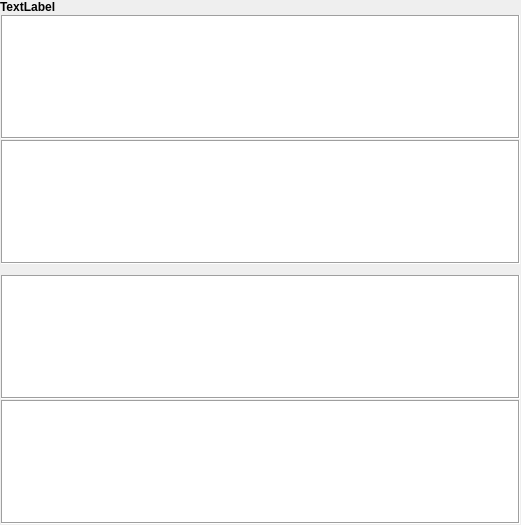
<?xml version="1.0" encoding="UTF-8"?>
<ui version="4.0">
 <class>ctkWorkflowGroupBox</class>
 <widget class="QWidget" name="ctkWorkflowGroupBox">
  <property name="geometry">
   <rect>
    <x>0</x>
    <y>0</y>
    <width>521</width>
    <height>525</height>
   </rect>
  </property>
  <property name="sizePolicy">
   <sizepolicy hsizetype="Expanding" vsizetype="Expanding">
    <horstretch>0</horstretch>
    <verstretch>0</verstretch>
   </sizepolicy>
  </property>
  <property name="windowTitle">
   <string>Workflow</string>
  </property>
  <layout class="QVBoxLayout" name="verticalLayout">
      <property name="spacing">
       <number>0</number>
      </property>
      <property name="margin">
       <number>0</number>
      </property>
      <item>
    <widget class="QLabel" name="TitleLabel">
     <property name="font">
      <font>
       <weight>75</weight>
       <bold>true</bold>
      </font>
     </property>
     <property name="text">
      <string>TextLabel</string>
     </property>
    </widget>
   </item>
   <item>
       <widget class="QScrollArea" name="ScrollArea">
     <property name="frameShape">
      <enum>QFrame::NoFrame</enum>
     </property>
     <property name="frameShadow">
      <enum>QFrame::Plain</enum>
     </property>
     <property name="lineWidth">
      <number>0</number>
     </property>
        <property name="horizontalScrollBarPolicy">
         <enum>Qt::ScrollBarAlwaysOff</enum>
        </property>
        <property name="widgetResizable">
         <bool>true</bool>
        </property>
        <widget class="QWidget" name="ScrollAreaWidgetContents">
         <property name="geometry">
          <rect>
           <x>0</x>
           <y>0</y>
           <width>519</width>
           <height>489</height>
          </rect>
         </property>
         <layout class="QVBoxLayout" name="verticalLayout_5">
          <property name="spacing">
           <number>0</number>
          </property>
          <property name="margin">
           <number>0</number>
          </property>
          <item>
           <widget class="QWidget" name="Widget_2" native="true">
            <layout class="QVBoxLayout" name="verticalLayout_4">
             <property name="spacing">
              <number>1</number>
             </property>
             <property name="margin">
              <number>1</number>
             </property>
             <item>
              <widget class="ctkFittedTextBrowser" name="SubTitleTextBrowser">
               <property name="font">
                <font>
                 <weight>50</weight>
                 <italic>false</italic>
                 <bold>false</bold>
                </font>
               </property>
               <property name="frameShape">
                <enum>QFrame::Box</enum>
               </property>
               <property name="documentTitle">
                <string/>
               </property>
              </widget>
             </item>
             <item>
              <widget class="ctkFittedTextBrowser" name="PreTextBrowser">
               <property name="sizePolicy">
                <sizepolicy hsizetype="Ignored" vsizetype="Maximum">
                 <horstretch>0</horstretch>
                 <verstretch>0</verstretch>
                </sizepolicy>
               </property>
               <property name="frameShape">
                <enum>QFrame::Box</enum>
               </property>
              </widget>
             </item>
             <item>
              <widget class="QWidget" name="widget" native="true">
               <property name="sizePolicy">
                <sizepolicy hsizetype="Expanding" vsizetype="Expanding">
                 <horstretch>0</horstretch>
                 <verstretch>0</verstretch>
                </sizepolicy>
               </property>
               <layout class="QVBoxLayout" name="verticalLayout_6">
                <property name="leftMargin">
                 <number>0</number>
                </property>
                <property name="topMargin">
                 <number>0</number>
                </property>
                <property name="rightMargin">
                 <number>0</number>
                </property>
                <item>
                 <layout class="QVBoxLayout" name="ClientAreaLayout">
                  <property name="margin">
                   <number>0</number>
                  </property>
                 </layout>
                </item>
               </layout>
              </widget>
             </item>
             <item>
              <widget class="ctkFittedTextBrowser" name="PostTextBrowser">
               <property name="frameShape">
                <enum>QFrame::Box</enum>
               </property>
              </widget>
             </item>
             <item>
              <widget class="ctkFittedTextBrowser" name="ErrorTextBrowser">
               <property name="frameShape">
                <enum>QFrame::Box</enum>
               </property>
              </widget>
             </item>
            </layout>
           </widget>
          </item>
         </layout>
        </widget>
       </widget>
      </item>
   <item>
    <widget class="ctkDynamicSpacer" name="DynamicSpacer">
     <property name="inactiveSizePolicy">
      <sizepolicy hsizetype="Preferred" vsizetype="MinimumExpanding">
       <horstretch>0</horstretch>
       <verstretch>0</verstretch>
      </sizepolicy>
     </property>
     <property name="active">
      <bool>true</bool>
     </property>
     <property name="activate" stdset="0">
      <bool>true</bool>
     </property>
    </widget>
   </item>
  </layout>
 </widget>
 <customwidgets>
  <customwidget>
   <class>ctkDynamicSpacer</class>
   <extends>QWidget</extends>
   <header>ctkDynamicSpacer.h</header>
  </customwidget>
  <customwidget>
   <class>ctkFittedTextBrowser</class>
   <extends>QTextBrowser</extends>
   <header>ctkFittedTextBrowser.h</header>
  </customwidget>
 </customwidgets>
 <resources/>
 <connections/>
</ui>
